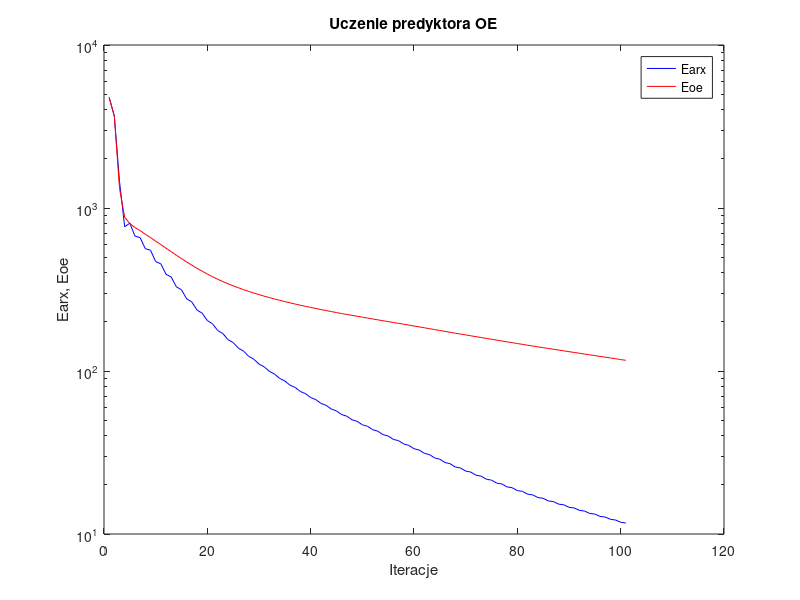
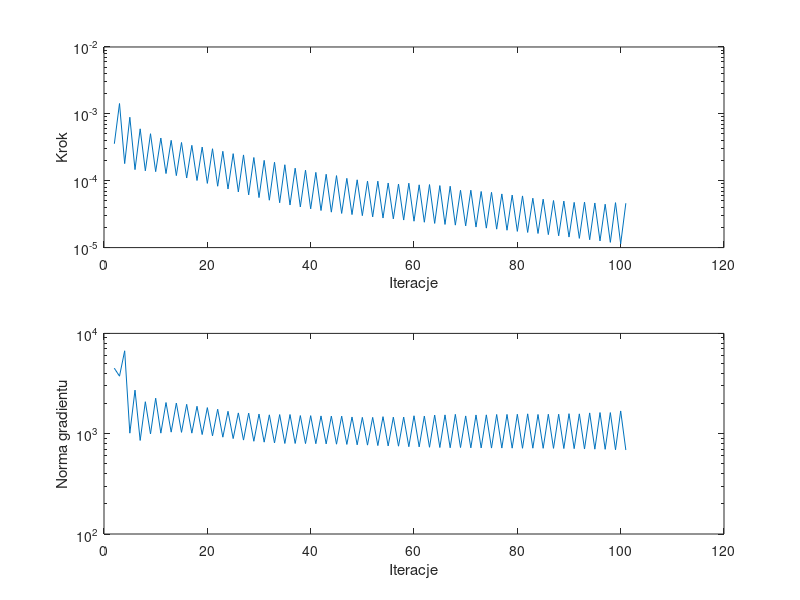

MATLAB code for these plots, in order:
%uczenie predyktora oe
clear all;
n=0; farx(n+1)=4.769212e+003; foe(n+1)=4.774773e+003; wspucz(n+1)=0.000000e+000; ng(n+1)=0.000000e+000;
n=1; farx(n+1)=3.660208e+003; foe(n+1)=3.653696e+003; krok(n+1)=3.569431e-004; ng(n+1)=4.493699e+003;
n=2; farx(n+1)=1.457840e+003; foe(n+1)=1.319702e+003; krok(n+1)=1.427772e-003; ng(n+1)=3.745386e+003;
n=3; farx(n+1)=7.673315e+002; foe(n+1)=8.769476e+002; krok(n+1)=1.803354e-004; ng(n+1)=6.707133e+003;
n=4; farx(n+1)=8.070701e+002; foe(n+1)=8.028886e+002; krok(n+1)=8.897443e-004; ng(n+1)=1.012495e+003;
n=5; farx(n+1)=6.718985e+002; foe(n+1)=7.587631e+002; krok(n+1)=1.465395e-004; ng(n+1)=2.718413e+003;
n=6; farx(n+1)=6.577347e+002; foe(n+1)=7.258242e+002; krok(n+1)=5.972073e-004; ng(n+1)=8.563746e+002;
n=7; farx(n+1)=5.627451e+002; foe(n+1)=6.903981e+002; krok(n+1)=1.407870e-004; ng(n+1)=2.082997e+003;
n=8; farx(n+1)=5.509368e+002; foe(n+1)=6.591609e+002; krok(n+1)=5.047515e-004; ng(n+1)=9.946279e+002;
n=9; farx(n+1)=4.694468e+002; foe(n+1)=6.256744e+002; krok(n+1)=1.366331e-004; ng(n+1)=2.258288e+003;
n=10; farx(n+1)=4.542186e+002; foe(n+1)=5.966480e+002; krok(n+1)=4.347668e-004; ng(n+1)=1.012659e+003;
n=11; farx(n+1)=3.921845e+002; foe(n+1)=5.669679e+002; krok(n+1)=1.280208e-004; ng(n+1)=2.044998e+003;
n=12; farx(n+1)=3.775686e+002; foe(n+1)=5.402017e+002; krok(n+1)=4.015818e-004; ng(n+1)=1.036330e+003;
n=13; farx(n+1)=3.285872e+002; foe(n+1)=5.134929e+002; krok(n+1)=1.192523e-004; ng(n+1)=2.021224e+003;
n=14; farx(n+1)=3.148116e+002; foe(n+1)=4.895882e+002; krok(n+1)=3.729911e-004; ng(n+1)=1.031396e+003;
n=15; farx(n+1)=2.770416e+002; foe(n+1)=4.663998e+002; krok(n+1)=1.098323e-004; ng(n+1)=1.962917e+003;
n=16; farx(n+1)=2.652845e+002; foe(n+1)=4.460142e+002; krok(n+1)=3.383827e-004; ng(n+1)=1.012694e+003;
n=17; farx(n+1)=2.365240e+002; foe(n+1)=4.268089e+002; krok(n+1)=1.007837e-004; ng(n+1)=1.876826e+003;
n=18; farx(n+1)=2.263336e+002; foe(n+1)=4.095813e+002; krok(n+1)=3.184791e-004; ng(n+1)=9.807961e+002;
n=19; farx(n+1)=2.038735e+002; foe(n+1)=3.933974e+002; krok(n+1)=9.119445e-005; ng(n+1)=1.820288e+003;
n=20; farx(n+1)=1.948895e+002; foe(n+1)=3.788818e+002; krok(n+1)=3.007977e-004; ng(n+1)=9.520079e+002;
n=21; farx(n+1)=1.772498e+002; foe(n+1)=3.655454e+002; krok(n+1)=8.273599e-005; ng(n+1)=1.753661e+003;
n=22; farx(n+1)=1.697633e+002; foe(n+1)=3.537002e+002; krok(n+1)=2.755278e-004; ng(n+1)=9.232422e+002;
n=23; farx(n+1)=1.558246e+002; foe(n+1)=3.428910e+002; krok(n+1)=7.519941e-005; ng(n+1)=1.672514e+003;
n=24; farx(n+1)=1.494654e+002; foe(n+1)=3.330943e+002; krok(n+1)=2.540827e-004; ng(n+1)=8.939189e+002;
n=25; farx(n+1)=1.382293e+002; foe(n+1)=3.241622e+002; krok(n+1)=6.800238e-005; ng(n+1)=1.611493e+003;
n=26; farx(n+1)=1.324630e+002; foe(n+1)=3.157127e+002; krok(n+1)=2.431513e-004; ng(n+1)=8.635363e+002;
n=27; farx(n+1)=1.230746e+002; foe(n+1)=3.079701e+002; krok(n+1)=6.140602e-005; ng(n+1)=1.603758e+003;
n=28; farx(n+1)=1.181425e+002; foe(n+1)=3.007793e+002; krok(n+1)=2.224690e-004; ng(n+1)=8.405525e+002;
n=29; farx(n+1)=1.103076e+002; foe(n+1)=2.941625e+002; krok(n+1)=5.595815e-005; ng(n+1)=1.570148e+003;
n=30; farx(n+1)=1.061273e+002; foe(n+1)=2.879650e+002; krok(n+1)=2.015675e-004; ng(n+1)=8.235862e+002;
n=31; farx(n+1)=9.952143e+001; foe(n+1)=2.822328e+002; krok(n+1)=5.111781e-005; ng(n+1)=1.542086e+003;
n=32; farx(n+1)=9.579612e+001; foe(n+1)=2.766837e+002; krok(n+1)=1.889980e-004; ng(n+1)=8.088902e+002;
n=33; farx(n+1)=9.005560e+001; foe(n+1)=2.714888e+002; krok(n+1)=4.685521e-005; ng(n+1)=1.551121e+003;
n=34; farx(n+1)=8.687762e+001; foe(n+1)=2.665854e+002; krok(n+1)=1.733806e-004; ng(n+1)=7.991409e+002;
n=35; farx(n+1)=8.185158e+001; foe(n+1)=2.618598e+002; krok(n+1)=4.334515e-005; ng(n+1)=1.553510e+003;
n=36; farx(n+1)=7.923172e+001; foe(n+1)=2.575142e+002; krok(n+1)=1.539526e-004; ng(n+1)=7.992363e+002;
n=37; farx(n+1)=7.489532e+001; foe(n+1)=2.533574e+002; krok(n+1)=4.055039e-005; ng(n+1)=1.515830e+003;
n=38; farx(n+1)=7.258535e+001; foe(n+1)=2.493556e+002; krok(n+1)=1.437732e-004; ng(n+1)=7.972923e+002;
n=39; farx(n+1)=6.872805e+001; foe(n+1)=2.455159e+002; krok(n+1)=3.799128e-005; ng(n+1)=1.513486e+003;
n=40; farx(n+1)=6.673279e+001; foe(n+1)=2.418443e+002; krok(n+1)=1.332690e-004; ng(n+1)=7.950363e+002;
n=41; farx(n+1)=6.328896e+001; foe(n+1)=2.382947e+002; krok(n+1)=3.583315e-005; ng(n+1)=1.504420e+003;
n=42; farx(n+1)=6.154613e+001; foe(n+1)=2.348868e+002; krok(n+1)=1.248978e-004; ng(n+1)=7.914040e+002;
n=43; farx(n+1)=5.845076e+001; foe(n+1)=2.315707e+002; krok(n+1)=3.388344e-005; ng(n+1)=1.497959e+003;
n=44; farx(n+1)=5.688493e+001; foe(n+1)=2.283437e+002; krok(n+1)=1.192523e-004; ng(n+1)=7.857923e+002;
n=45; farx(n+1)=5.405955e+001; foe(n+1)=2.252090e+002; krok(n+1)=3.242569e-005; ng(n+1)=1.496204e+003;
n=46; farx(n+1)=5.278087e+001; foe(n+1)=2.222714e+002; krok(n+1)=1.085565e-004; ng(n+1)=7.818026e+002;
n=47; farx(n+1)=5.023758e+001; foe(n+1)=2.193789e+002; krok(n+1)=3.117191e-005; ng(n+1)=1.467015e+003;
n=48; farx(n+1)=4.910604e+001; foe(n+1)=2.165837e+002; krok(n+1)=1.032442e-004; ng(n+1)=7.749820e+002;
n=49; farx(n+1)=4.677854e+001; foe(n+1)=2.138493e+002; krok(n+1)=3.004811e-005; ng(n+1)=1.454094e+003;
n=50; farx(n+1)=4.579437e+001; foe(n+1)=2.112069e+002; krok(n+1)=9.848602e-005; ng(n+1)=7.692677e+002;
n=51; farx(n+1)=4.365631e+001; foe(n+1)=2.085807e+002; krok(n+1)=2.877521e-005; ng(n+1)=1.453995e+003;
n=52; farx(n+1)=4.272070e+001; foe(n+1)=2.059724e+002; krok(n+1)=9.848602e-005; ng(n+1)=7.612647e+002;
n=53; farx(n+1)=4.071341e+001; foe(n+1)=2.033769e+002; krok(n+1)=2.769106e-005; ng(n+1)=1.478875e+003;
n=54; farx(n+1)=3.991672e+001; foe(n+1)=2.009019e+002; krok(n+1)=9.242591e-005; ng(n+1)=7.551065e+002;
n=55; farx(n+1)=3.807905e+001; foe(n+1)=1.984527e+002; krok(n+1)=2.689247e-005; ng(n+1)=1.461517e+003;
n=56; farx(n+1)=3.737208e+001; foe(n+1)=1.960610e+002; krok(n+1)=8.923578e-005; ng(n+1)=7.507374e+002;
n=57; farx(n+1)=3.567573e+001; foe(n+1)=1.936856e+002; krok(n+1)=2.581106e-005; ng(n+1)=1.464703e+003;
n=58; farx(n+1)=3.497244e+001; foe(n+1)=1.912618e+002; krok(n+1)=9.186583e-005; ng(n+1)=7.417849e+002;
n=59; farx(n+1)=3.335298e+001; foe(n+1)=1.888425e+002; krok(n+1)=2.480406e-005; ng(n+1)=1.509265e+003;
n=60; farx(n+1)=3.275002e+001; foe(n+1)=1.865197e+002; krok(n+1)=8.683747e-005; ng(n+1)=7.388307e+002;
n=61; farx(n+1)=3.126593e+001; foe(n+1)=1.842073e+002; krok(n+1)=2.394830e-005; ng(n+1)=1.498404e+003;
n=62; farx(n+1)=3.068489e+001; foe(n+1)=1.818768e+002; krok(n+1)=8.763108e-005; ng(n+1)=7.322416e+002;
n=63; farx(n+1)=2.928133e+001; foe(n+1)=1.795472e+002; krok(n+1)=2.299949e-005; ng(n+1)=1.534642e+003;
n=64; farx(n+1)=2.875997e+001; foe(n+1)=1.772707e+002; krok(n+1)=8.459568e-005; ng(n+1)=7.281845e+002;
n=65; farx(n+1)=2.746083e+001; foe(n+1)=1.750061e+002; krok(n+1)=2.219549e-005; ng(n+1)=1.540218e+003;
n=66; farx(n+1)=2.698318e+001; foe(n+1)=1.727695e+002; krok(n+1)=8.271938e-005; ng(n+1)=7.240671e+002;
n=67; farx(n+1)=2.575715e+001; foe(n+1)=1.705360e+002; krok(n+1)=2.167257e-005; ng(n+1)=1.559701e+003;
n=68; farx(n+1)=2.540971e+001; foe(n+1)=1.685240e+002; krok(n+1)=7.197830e-005; ng(n+1)=7.278733e+002;
n=69; farx(n+1)=2.431859e+001; foe(n+1)=1.664910e+002; krok(n+1)=2.110229e-005; ng(n+1)=1.503548e+003;
n=70; farx(n+1)=2.397802e+001; foe(n+1)=1.644754e+002; krok(n+1)=7.211737e-005; ng(n+1)=7.229312e+002;
n=71; farx(n+1)=2.294842e+001; foe(n+1)=1.624397e+002; krok(n+1)=2.027520e-005; ng(n+1)=1.538105e+003;
n=72; farx(n+1)=2.264198e+001; foe(n+1)=1.604834e+002; krok(n+1)=6.905895e-005; ng(n+1)=7.211714e+002;
n=73; farx(n+1)=2.169119e+001; foe(n+1)=1.585130e+002; krok(n+1)=1.954543e-005; ng(n+1)=1.541305e+003;
n=74; farx(n+1)=2.140629e+001; foe(n+1)=1.565976e+002; krok(n+1)=6.703667e-005; ng(n+1)=7.187433e+002;
n=75; farx(n+1)=2.052065e+001; foe(n+1)=1.546720e+002; krok(n+1)=1.886606e-005; ng(n+1)=1.554340e+003;
n=76; farx(n+1)=2.027171e+001; foe(n+1)=1.528439e+002; krok(n+1)=6.350673e-005; ng(n+1)=7.188858e+002;
n=77; farx(n+1)=1.945382e+001; foe(n+1)=1.509834e+002; krok(n+1)=1.817813e-005; ng(n+1)=1.556631e+003;
n=78; farx(n+1)=1.922556e+001; foe(n+1)=1.492110e+002; krok(n+1)=6.100988e-005; ng(n+1)=7.174660e+002;
n=79; farx(n+1)=1.846929e+001; foe(n+1)=1.474089e+002; krok(n+1)=1.747381e-005; ng(n+1)=1.561965e+003;
n=80; farx(n+1)=1.825610e+001; foe(n+1)=1.456842e+002; krok(n+1)=5.926241e-005; ng(n+1)=7.155751e+002;
n=81; farx(n+1)=1.754909e+001; foe(n+1)=1.439213e+002; krok(n+1)=1.684728e-005; ng(n+1)=1.577760e+003;
n=82; farx(n+1)=1.736830e+001; foe(n+1)=1.422992e+002; krok(n+1)=5.474897e-005; ng(n+1)=7.170548e+002;
n=83; farx(n+1)=1.672471e+001; foe(n+1)=1.406421e+002; krok(n+1)=1.625849e-005; ng(n+1)=1.554884e+003;
n=84; farx(n+1)=1.655532e+001; foe(n+1)=1.390667e+002; krok(n+1)=5.294446e-005; ng(n+1)=7.151100e+002;
n=85; farx(n+1)=1.595662e+001; foe(n+1)=1.374599e+002; krok(n+1)=1.563162e-005; ng(n+1)=1.562486e+003;
n=86; farx(n+1)=1.580304e+001; foe(n+1)=1.359484e+002; krok(n+1)=5.059212e-005; ng(n+1)=7.141995e+002;
n=87; farx(n+1)=1.524889e+001; foe(n+1)=1.344014e+002; krok(n+1)=1.500046e-005; ng(n+1)=1.563443e+003;
n=88; farx(n+1)=1.510270e+001; foe(n+1)=1.329293e+002; krok(n+1)=4.960813e-005; ng(n+1)=7.114563e+002;
n=89; farx(n+1)=1.458243e+001; foe(n+1)=1.314105e+002; krok(n+1)=1.436371e-005; ng(n+1)=1.583913e+003;
n=90; farx(n+1)=1.444742e+001; foe(n+1)=1.299902e+002; krok(n+1)=4.743595e-005; ng(n+1)=7.093554e+002;
n=91; farx(n+1)=1.396874e+001; foe(n+1)=1.285411e+002; krok(n+1)=1.373458e-005; ng(n+1)=1.577094e+003;
n=92; farx(n+1)=1.383079e+001; foe(n+1)=1.271234e+002; krok(n+1)=4.789661e-005; ng(n+1)=7.035499e+002;
n=93; farx(n+1)=1.337629e+001; foe(n+1)=1.256803e+002; krok(n+1)=1.312268e-005; ng(n+1)=1.611973e+003;
n=94; farx(n+1)=1.324944e+001; foe(n+1)=1.243172e+002; krok(n+1)=4.645269e-005; ng(n+1)=7.010442e+002;
n=95; farx(n+1)=1.282303e+001; foe(n+1)=1.229134e+002; krok(n+1)=1.259177e-005; ng(n+1)=1.624656e+003;
n=96; farx(n+1)=1.270812e+001; foe(n+1)=1.216083e+002; krok(n+1)=4.452497e-005; ng(n+1)=6.986210e+002;
n=97; farx(n+1)=1.231445e+001; foe(n+1)=1.202628e+002; krok(n+1)=1.197415e-005; ng(n+1)=1.622767e+003;
n=98; farx(n+1)=1.218649e+001; foe(n+1)=1.189149e+002; krok(n+1)=4.702476e-005; ng(n+1)=6.914676e+002;
n=99; farx(n+1)=1.180527e+001; foe(n+1)=1.175351e+002; krok(n+1)=1.138543e-005; ng(n+1)=1.686340e+003;
n=100; farx(n+1)=1.168450e+001; foe(n+1)=1.162240e+002; krok(n+1)=4.605170e-005; ng(n+1)=6.879009e+002;

figure; semilogy(farx,'b'); hold on; semilogy(foe,'r'); xlabel('Iteracje'); ylabel('Earx, Eoe'); legend('Earx','Eoe'); title('Uczenie predyktora OE');
figure; subplot(2,1,1); semilogy(krok); xlabel('Iteracje'); ylabel('Krok');
subplot(2,1,2); semilogy(ng); xlabel('Iteracje'); ylabel('Norma gradientu');
Earx=farx(n+1)
Eoe=foe(n+1)
